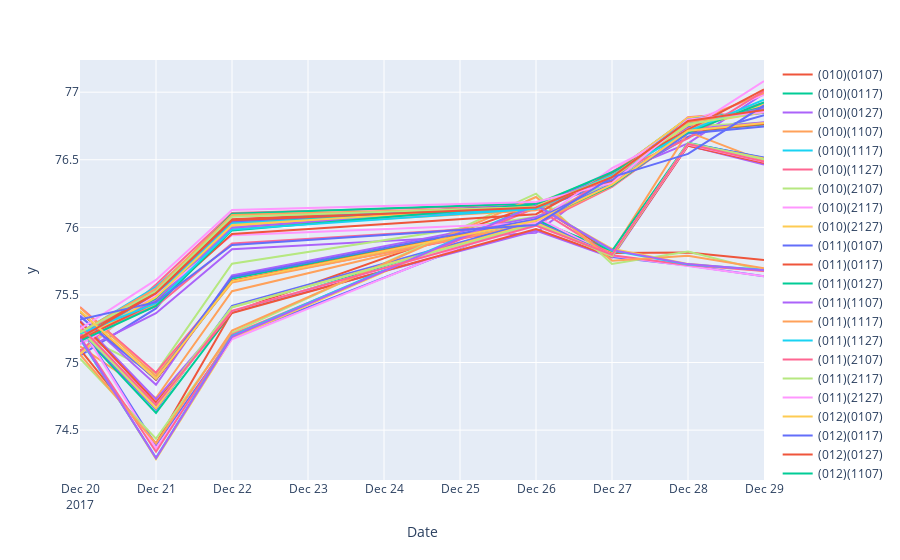
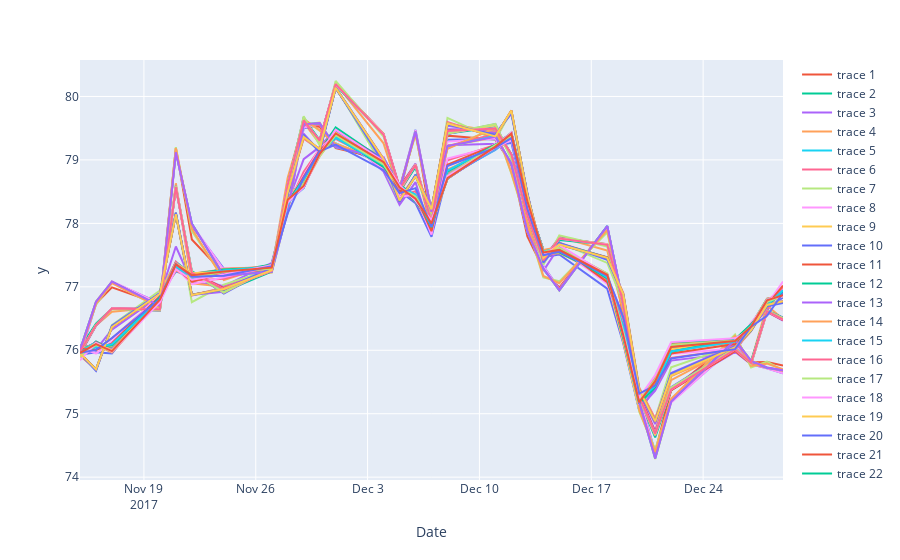

These figures' notebook cell, in order:
### Code cell
fig_7.show()
fig_31.show()
